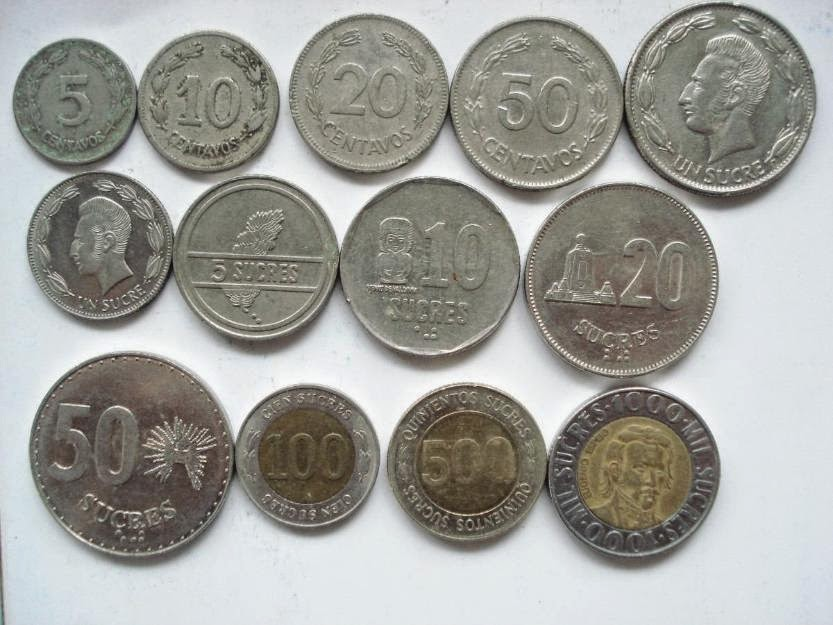
#> input picture clase3/monedas.jpg, 833 x 625 px
$ python umbralizacion.py
#> lines starting #> are read from the running program, lines starting #| are printed output that depends on the picture
import cv2
import numpy as np
import matplotlib.pyplot as plt

img = cv2.imread("monedas.jpg")
#> img is the input picture: shape (625, 833, 3); mean B, G, R 154, 159.2, 159.1

gray = cv2.cvtColor(img, cv2.COLOR_BGR2GRAY)
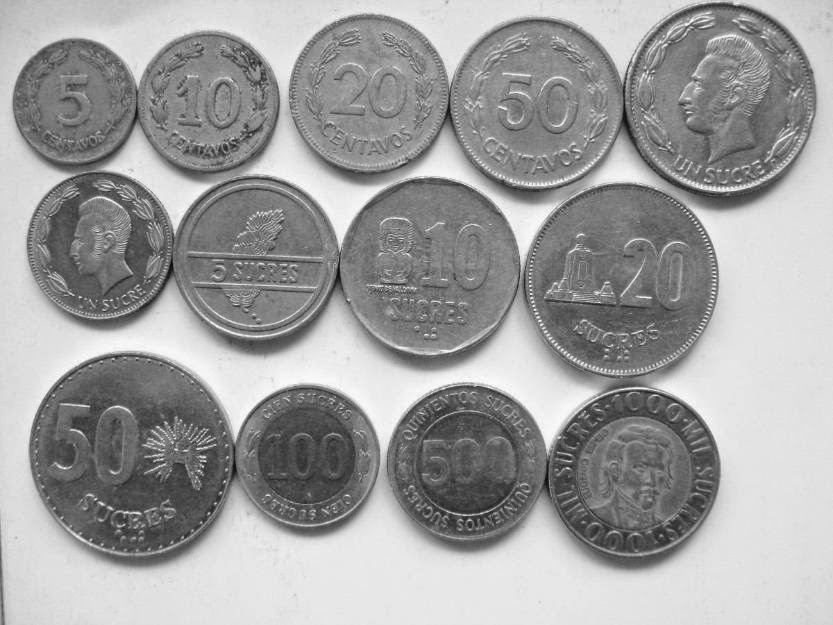
#> gray: shape (625, 833); min 12, max 255, mean 158.6

matriz = np.ones(gray.shape, dtype='uint8') * 50
